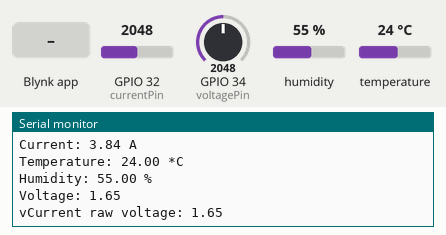
This sketch was run on a simulated ESP32. On the bench: the last lines printed to the serial monitor. The test bench sets the inputs (shaded band); at power-on: humidity 55 %, GPIO 32 (currentPin) = 2048, GPIO 34 (voltagePin) = 2048, temperature 24 °C. WiFi joins after 1.5 s; servers stay silent unless stated.

Above: at 3.0 s.
3.1 s: Blynk app writes 1 to V6
At 4.22 s:
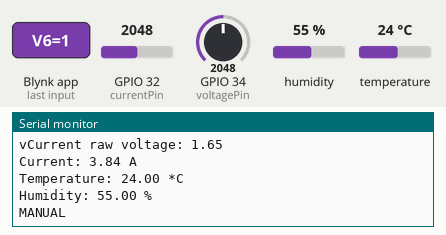
9.1 s: Blynk app writes 1 to V4
10.7 s: Blynk app writes 1 to V5
12.9 s: humidity set to 22 %
At 13.7 s:
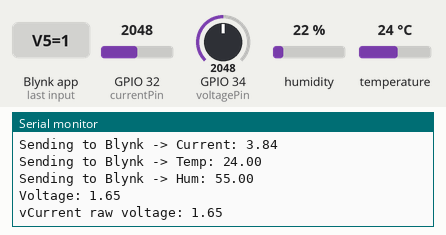
14.4 s: GPIO 32 (currentPin) set to 2866
At 15.7 s:
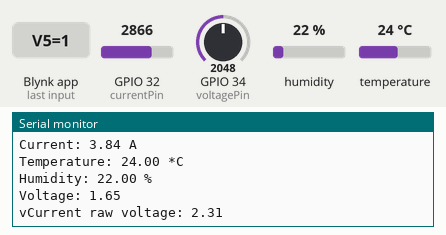
15.9 s: GPIO 34 (voltagePin) set to 2866
At 17.8 s:
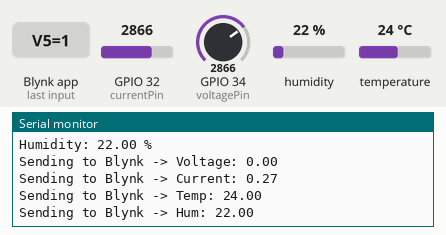

Measured:
- after the input at 3.1 s, the serial monitor: prints a new line after 0.91 s (image 1)
- after the input at 14.4 s, the serial monitor: prints a new line after 0.86 s (image 3)
- after the input at 15.9 s, the serial monitor: prints a new line after 0.46 s (image 4)

The sketch:

esp32blynk.ino
```cpp
// === ESP32 CODE ===
#include <HardwareSerial.h>
#include <DHT.h>
#include <WiFi.h>
//BLYNK:::
#define BLYNK_TEMPLATE_ID "TMPL6MdhMgjty"
#define BLYNK_TEMPLATE_NAME "Solar Tracker"
#define BLYNK_AUTH_TOKEN "l4T2x6haXZ-fuFvIQn_kg4k8gkL6o2"
#include <BlynkSimpleEsp32.h>

//WIFI CONNECTION:
char ssid[] = "hadi";
char pass[] = "hadiwifi123";

BlynkTimer timer;
// Voltage sensor:
int voltagePin = 34;
float voltage = 0.0;

// Current sensor:
const int currentPin = 32;
const float sensorOffset = 2.36;
const float sensitivity = 0.185;

// DHT22 sensor
#define DHTPIN 14  // DHT22 data pin connected to D12
#define DHTTYPE DHT22
DHT dht(DHTPIN, DHTTYPE);

// UART2 for communication with Arduino
HardwareSerial mySerial(2);  // UART2 (TXD2: Pin 17, RXD2: Pin 16)

void setup() {
  Serial.begin(115200);
  mySerial.begin(9600, SERIAL_8N1, 16, 17);
  dht.begin();

  // Start WiFi manually
  WiFi.begin(ssid, pass);
  Serial.print("Connecting to WiFi");
  while (WiFi.status() != WL_CONNECTED) {
    delay(500);
    Serial.print(".");
  }
  Serial.println("\nWiFi connected");
  Serial.println(WiFi.localIP());

  // Now connect to Blynk
  Blynk.config(BLYNK_AUTH_TOKEN);
  Blynk.connect();

  timer.setInterval(5000L, sendData);
}


void loop() {
  //blynk:
  Blynk.run();
  timer.run();
  // Voltage sensor
  int raw = analogRead(voltagePin);
  float vOut = (raw / 4095.0) * 3.3;
  Serial.print("Voltage: ");
  Serial.println(vOut);

  // Current sensor
  int rawValue = analogRead(currentPin);
  float vCurrent = (rawValue / 4095.0) * 3.3;
    Serial.print("vCurrent raw voltage: ");
Serial.println(vCurrent);
delay(1000);
  float current = abs(((vCurrent - sensorOffset) / sensitivity));
  Serial.print("Current: ");
  Serial.print(current);
  Serial.println(" A");

  // DHT22 temperature and humidity
  float temperature = dht.readTemperature();
  float humidity = dht.readHumidity();
  if (!isnan(temperature) && !isnan(humidity)) {
    Serial.print("Temperature: ");
    Serial.print(temperature);
    Serial.println(" *C");
    Serial.print("Humidity: ");
    Serial.print(humidity);
    Serial.println(" %");
  } else {
    Serial.println("Failed to read from DHT22 sensor!");
  }

  delay(100);
}
void sendData() {
  // Voltage
  int raw = analogRead(voltagePin);
  float vOut = (raw / 4095.0) * 3.3;
  vOut*=5;
  Blynk.virtualWrite(V0, vOut);

  // Current
  int rawCurrent = analogRead(currentPin);
  float vCurrent = (rawCurrent / 4095.0) * 3.3;
  float current = abs(((vCurrent - sensorOffset) / sensitivity));
  Blynk.virtualWrite(V1, current);

  // DHT
  float temp = dht.readTemperature();
  float hum = dht.readHumidity();
  if (!isnan(temp) && !isnan(hum)) {
    Blynk.virtualWrite(V2, temp);
    Blynk.virtualWrite(V3, hum);
  }
//voltage-current-temp-hum serialmonitor
  Serial.print("Sending to Blynk -> Voltage: "); Serial.println(voltage);
Serial.print("Sending to Blynk -> Current: "); Serial.println(current);
Serial.print("Sending to Blynk -> Temp: "); Serial.println(temp);
Serial.print("Sending to Blynk -> Hum: "); Serial.println(hum);
delay(500);
}

//manual configuration:
int manualHorizontal = -1;
int manualVertical = -1;
//manual mode
bool manualMode = false;

BLYNK_WRITE(V6) {
  manualMode = param.asInt(); // 1 = manual, 0 = auto
  Serial.println("MANUAL");
  delay(300);
  if (manualMode) {
    mySerial.println("M1");  // Tell Arduino manual mode ON
  } else {
    mySerial.println("M0");  // Tell Arduino manual mode OFF
  }
}
//manual horizontal
BLYNK_WRITE(V4) {
  manualHorizontal = param.asInt();
  Serial.print("Sending Horizontal: ");
  Serial.println(manualHorizontal);
  mySerial.print("H");
  mySerial.println(manualHorizontal);
}
//manual vertical
BLYNK_WRITE(V5) {
  manualVertical = param.asInt();
  Serial.print("Sending Vertical: ");
  Serial.println(manualVertical);
  mySerial.print("V");
  mySerial.println(manualVertical);
}
```
